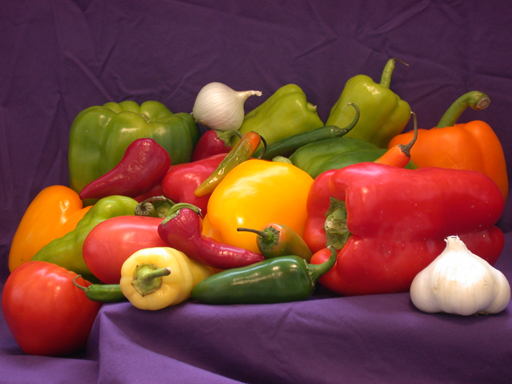
%> input picture Lab10/peppers.png, 512 x 384 px
$ octave ex01.m   (GNU Octave 9; MATLAB toolbox functions it lacks are replaced by stand-ins)
%> lines starting %> are read from the running program, lines starting %| are printed output that depends on the picture
close all;
clear all;

% ex 01
input_imag = imread('peppers.png');
%> input_imag is the input picture: size 384x512x3 uint8; mean R, G, B 120.8, 66.4, 57.6
figure 1;
imshow(input_imag);
title('Poza originala');

input_imag_grey = rgb2gray(input_imag);
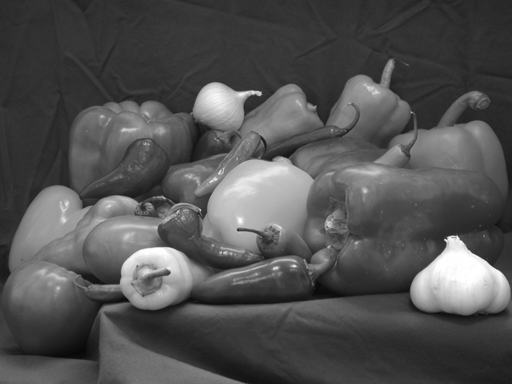
%> input_imag_grey: size 384x512 uint8; min 8, max 255, mean 81.7
figure 2;
imshow(input_imag_grey );
title('Poza alb-negru');

dblImage2 = im2double(input_imag_grey);

figure 3;
imshow(dblImage2);
title('Valorile transformate in double');

% ex02
imag_spectru = fft2(dblImage2);
final_imag_spectru = fftshift(imag_spectru);
figure 4;
plot(final_imag_spectru, 'm');
title('Spectrul imaginii');
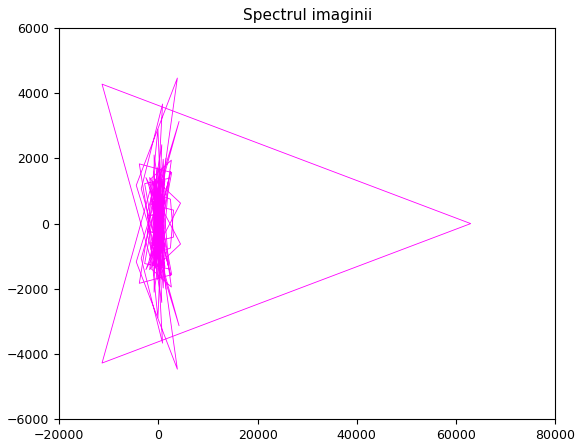
%> figure redrawn from the program's plot data

% ex3
img_ifft = ifft2(imag_spectru);

dmin = min(min(abs(img_ifft)));
%> dmin = 0.0314
dmax = max(max(abs(img_ifft)));
%> dmax = 1
figure 5;
imshow(img_ifft, [dmin dmax]);
title('Reconstruim imaginea cu ifft2');

% ex 5
min_S = min(img_ifft(:));
%> min_S = 0.0314
max_S = max(img_ifft(:));
%> max_S = 1

% ex 4
S_norn = (img_ifft - min_S) / (max_S - min_S);
figure 6;
imshow(S_norn);
title('Normalizarea imaginii reconstruite cu ifft2');
